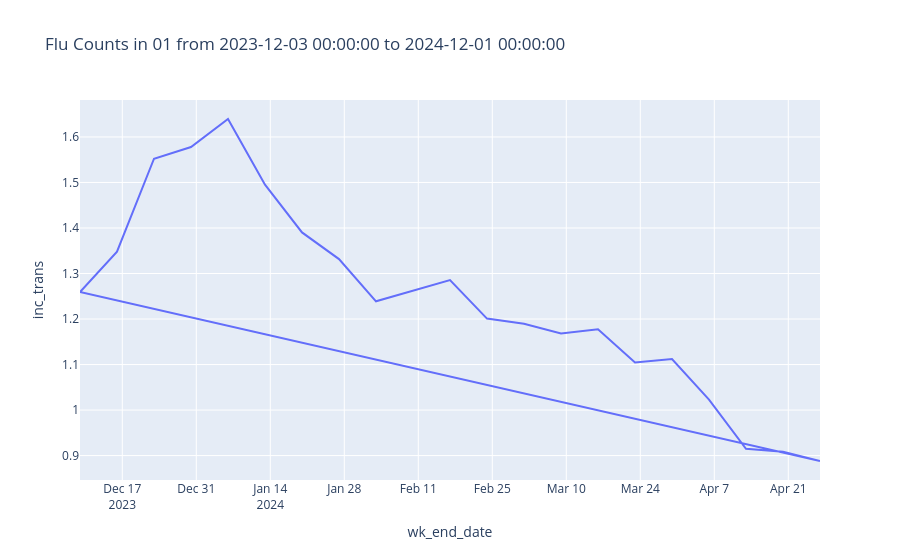

Notebook source saved alongside this figure:
### Code cell
plot_time_series(flu_df, 'inc_trans', pd.to_datetime('2024-12-01'), 52, 'wk_end_date', 'location', '01')
